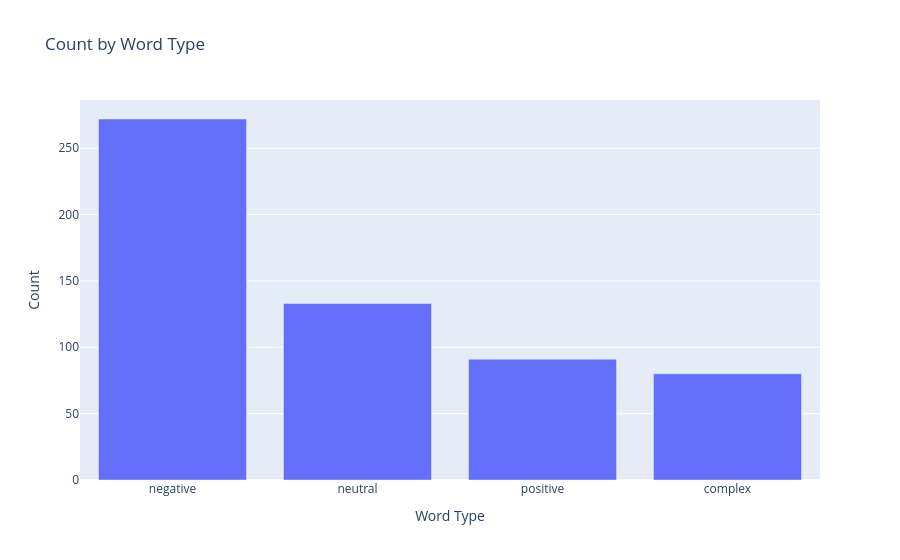

Notebook cell for this chart:
### Code cell
import plotly.express as px

counts = df["type"].value_counts().reset_index()
counts.columns = ["type", "count"]

fig = px.bar(
    counts,
    x="type",
    y="count",
    title="Count by Word Type",
    labels={
        "type": "Word Type",
        "count": "Count"
    }
)

fig.show()

### Figure 1 — Plotly figure (JSON) as saved in the notebook; plotly's stock layout.template omitted (floating-point values rounded to 4 significant figures)
{"data": [{"hovertemplate": "Word Type=%{x}<br>Count=%{y}<extra></extra>", "legendgroup": "", "marker": {"color": "#636efa", "pattern": {"shape": ""}}, "name": "", "orientation": "v", "showlegend": false, "textposition": "auto", "type": "bar", "x": ["negative", "neutral", "positive", "complex"], "xaxis": "x", "y": [272, 133, 91, 80], "yaxis": "y"}], "layout": {"barmode": "relative", "legend": {"tracegroupgap": 0}, "title": {"text": "Count by Word Type"}, "xaxis": {"anchor": "y", "domain": [0, 1], "title": {"text": "Word Type"}}, "yaxis": {"anchor": "x", "domain": [0, 1], "title": {"text": "Count"}}}}
